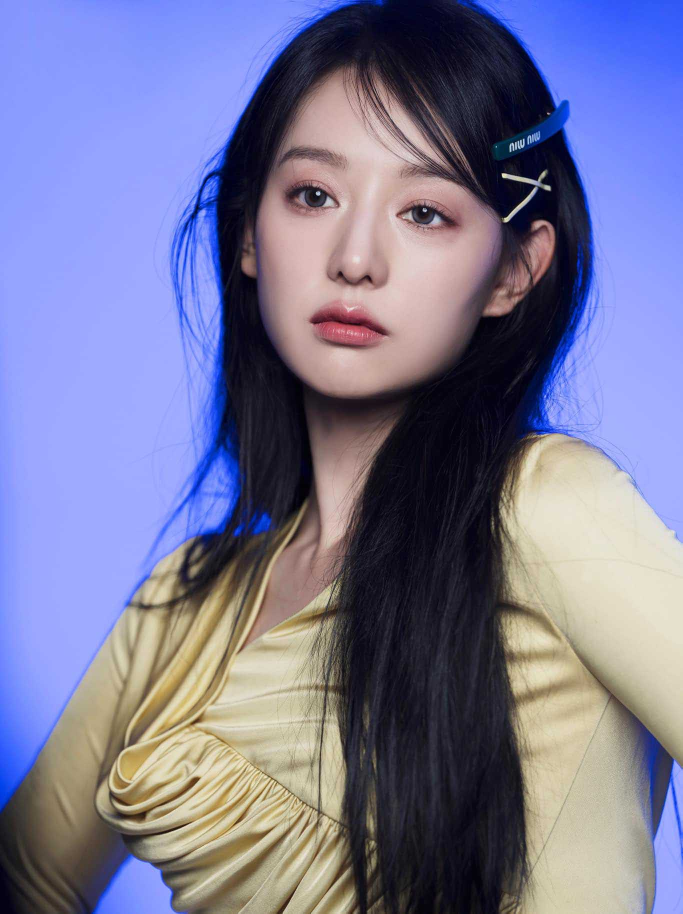
#> input picture HW2/ex2_images/love.jpg, 1365 x 1827 px (shown at 1/2 size)
$ jupyter execute --allow-errors ex234.ipynb
#> lines starting #> are read from the running program, lines starting #| are printed output that depends on the picture
[cell 1]
import io
import ipywidgets as widgets
import matplotlib.pyplot as plt
import PIL.Image
import numpy as np
import urllib
from skimage.transform import resize
from matplotlib.image import imread
import os
from IPython.display import display
from skimage import io as io_url
import cv2
import numpy as np
from PIL import Image

[cell 2]
# Create image widgets
image3_spatial = widgets.Image(format='png', width=500, height=500, description='Spatial')
image3_freq    = widgets.Image(format='png', width=500, height=500, description='Frequency')
sidebyside     = widgets.HBox([image3_spatial, image3_freq])

# Create slider/select widgets
slider_inner   = widgets.FloatSlider(value=0,      min=0, max=1,      step=0.01, description='Inner radius')
slider_outer   = widgets.FloatSlider(value=1.44/2, min=0, max=1.44/2, step=0.01, description='Outer radius')

buf            = io.BytesIO()

#> (the rest of this cell did not finish here and is left out)

[cell 3]
def read_img(img_path, img_size=(512, 512)):
  """
    + Đọc ảnh
    + Chuyển thành grayscale
    + Thay đổi kích thước ảnh thành img_size
  """
#> called with img_path = 'ex2_images/love.jpg', img_size = (512, 512)
  img = cv2.imread(img_path, 0)
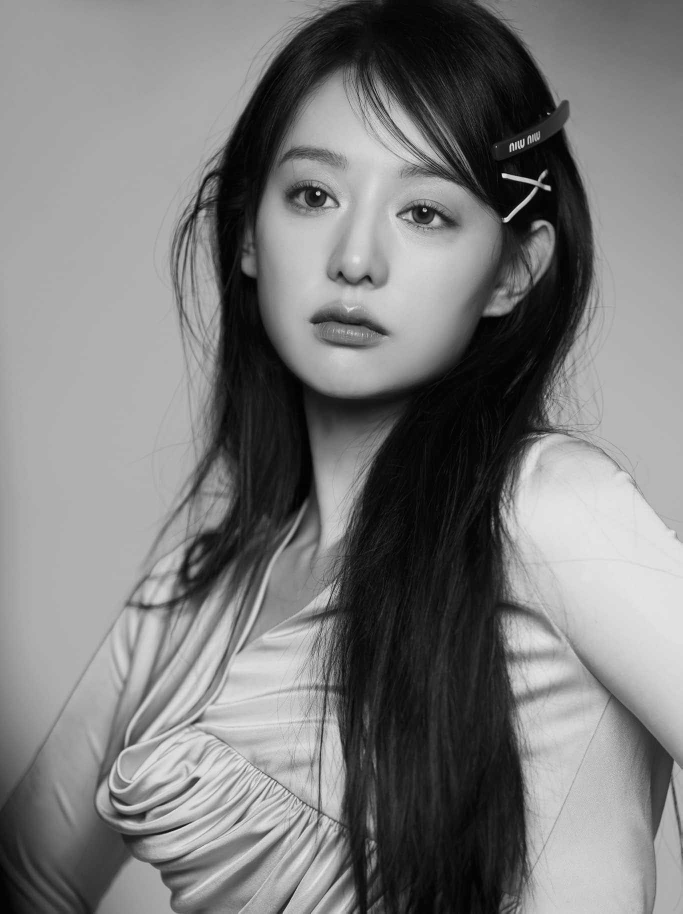
#> img: shape (1827, 1365) (shown at 1/2 size); min 0, max 247, mean 123.2
  img = cv2.resize(img, img_size)
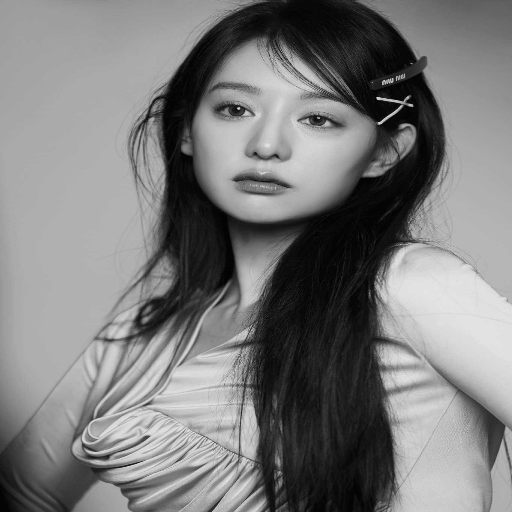
#> img: shape (512, 512); min 0, max 228, mean 123.1
#> call 2 of read_img, with img_path = 'ex2_images/puppy.png', img_size = (512, 512)
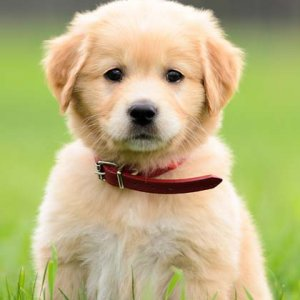
#> input picture HW2/ex2_images/puppy.png, 300 x 300 px
#> in read_img (call 2), `img = cv2.imread(img_path, 0)`:
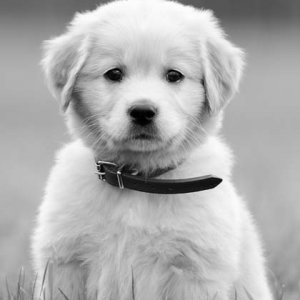
#> img: shape (300, 300); min 0, max 255, mean 175.9
  return img

def create_hybrid_img(img1, img2, r):
  """
  Create hydrid image
  Params:
    img1: numpy image 1
    img2: numpy image 2
    r: radius that defines the filled circle of frequency of image 1. Refer to the homework title to know more.
  """
#> called with r = 14
  # 1: Transform using fft2
  f_img1 = np.fft.fft2(img1)
  f_img2 = np.fft.fft2(img2)

  # 2: Shift frequency coefs to center using fftshif
  f_img1_shifted = np.fft.fftshift(f_img1)
  f_img2_shifted = np.fft.fftshift(f_img2)

  # 3: Create a mask based on the given radius (r) parameter, as described in Figure 5
  mask = np.zeros_like(f_img1_shifted)
  H, W = mask.shape
#> H = 512; W = 512
  center_h, center_w = H // 2, W // 2
#> center_h = 256; center_w = 256
  for i in range(H):
    for j in range(W):
      if np.sqrt((i - center_h)**2 + (j - center_w)**2) < r:
        mask[i, j] = 1

  # 4: Combine frequency of 2 images using the mask
  f_img_hybrid = f_img1_shifted * mask + f_img2_shifted * (1 - mask)

  # 5: Shift frequency coefs back using ifftshift
  f_img_hybrid_unshifted = np.fft.ifftshift(f_img_hybrid)

  # Step 6: Invert transform using ifft2
  hybrid_img = np.abs(np.fft.ifft2(f_img_hybrid_unshifted))
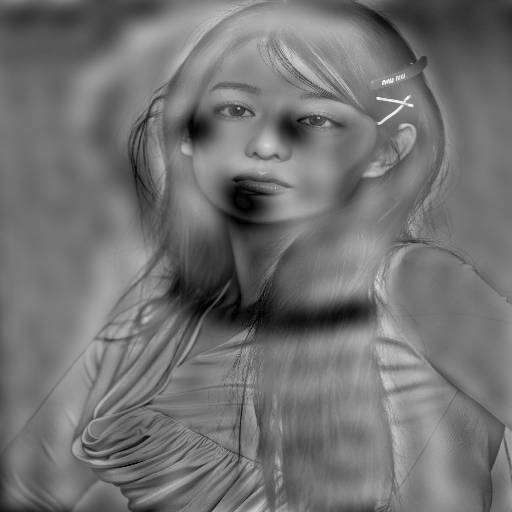
#> hybrid_img: shape (512, 512) float64; min 0.00349, max 390.9, mean 175.8; drawn with min black and max white
  return hybrid_img
